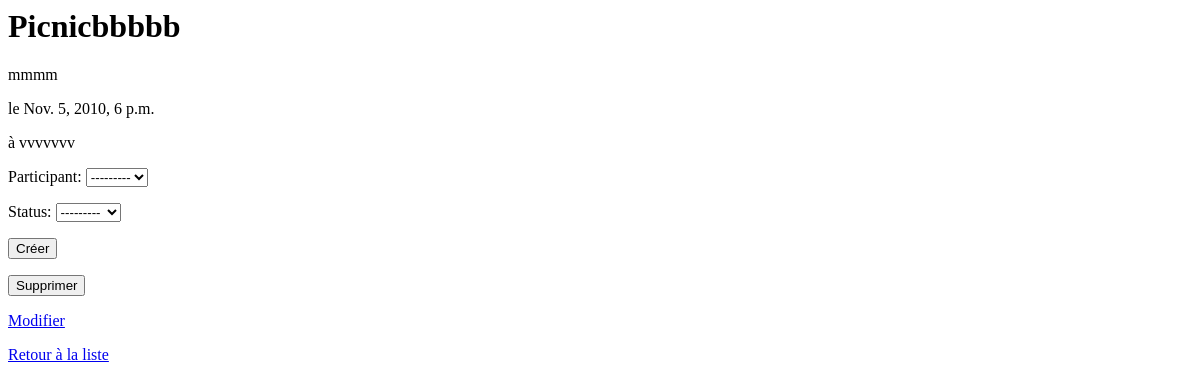
Page /agenda/10/details/ on the committed database.
### personal_calendar/models.py (models this page shows, shortened)
class Evenement(models.Model):
    nom = models.CharField(max_length=250, unique=True)
    description = models.TextField()
    participants = models.ManyToManyField(User, through="Evenement_Participant")
    date = models.DateTimeField()
    lieu = models.TextField()
    def delete_url(self):
        return "/agenda/%s/delete/" % self.id

### personal_calendar/views.py (the view, shortened to what this page needs)
# urls.py: url(r'^(\d+)/details/$', views.event_details, name="event_details"),
def event_details(request, id):
    event = Evenement.objects.get(pk=id)
    if request.method == "POST":
        form = Evenement_ParticipantForm(request.POST)
        if form.is_valid():
            form.save()
            if request.is_ajax():
                delete_form = render_to_string(
                    'blocks/delete_form.html',
                    {'delete_url': form.instance.delete_url()},
                    request
                )
                data = {
                    'participant': form.instance.participant.username,
                    'get_status_display': form.instance.get_status_display(),
                    'delete_form': delete_form
                }
                form = Evenement_ParticipantForm(initial={'evenement':event})
                participants = [user.pk for user in event.participants.all()]
                form.fields['participant'].queryset=User.objects.exclude(
                    pk__in=participants
                 )
                form.fields['evenement'].widget = HiddenInput()
                participant_form = render_to_string(
                    'blocks/participant_form.html',
                    {'form':form},
                    request
                )
                data['participant_form'] = participant_form
                return JsonResponse(data)
            return HttpResponseRedirect('/agenda/%s/details/' % id)
    else:
        form = Evenement_ParticipantForm(initial={'evenement':event})
        participants = [user.pk for user in event.participants.all()]
        form.fields['participant'].queryset=User.objects.exclude(
            pk__in=participants
        )
        form.fields['evenement'].widget = HiddenInput()
    return render(request, 'event/details.html', {
        'event':event,
        'form':form
    })

### personal_calendar/forms.py
class Evenement_ParticipantForm(ModelForm):
    class Meta:
        model = Evenement_Participant
        exclude = []

### personal_calendar/templates/event/details.html (shortened to what this page needs)
{% extends "base.html" %}
{% block content %}
    <h1>{{ event.nom }}</h1>
    <p>{{ event.description }}</p>
    <p>le {{ event.date }}</p>
    <p>à {{ event.lieu }}</p>
    {% include "blocks/participant_form.html" %}
    {% with delete_url=event.delete_url %}
        {% include "blocks/delete_form.html" %}
    {% endwith %}
    <a href="{% url 'update_event' event.id %}">Modifier</a>
    <p><a href="{% url 'list_event' %}">Retour à la liste</a></p>
{% endblock content %}

### rows in the picture
Evenement: nom "Picnicbbbbb", description "mmmm", date "Nov. 5, 2010, 6 p.m.", lieu "vvvvvvv"
